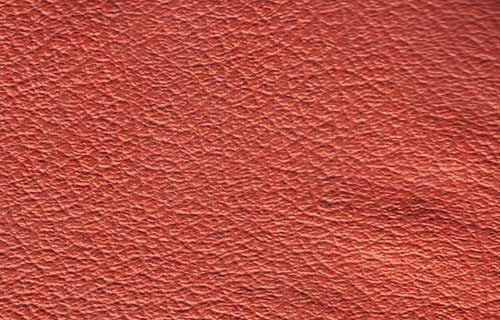
#> input picture leather-texture.png, 500 x 320 px
$ python 3-b.py
#> lines starting #> are read from the running program, lines starting #| are printed output that depends on the picture
import numpy as np
import cv2

leather = cv2.imread("leather-texture.png",0)
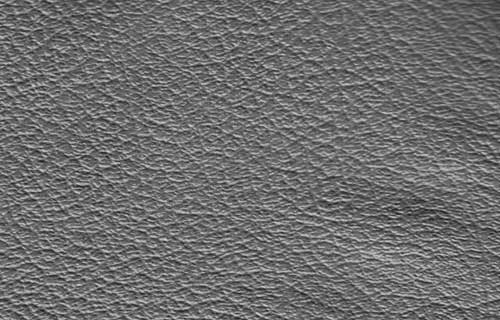
#> leather: shape (320, 500); min 23, max 219, mean 109.6
brick = cv2.imread("brick-texture.png",0)

new_mag_leather = np.zeros([320, 500, 2])
new_ang_leather = np.zeros([320, 500, 2])

new_mag_brick = np.zeros([183, 275, 2])
new_ang_brick = np.zeros([183, 275, 2])

cv2.imshow("Leather Texture", leather)
cv2.imshow("Brick Texture", brick)

dft_leather = cv2.dft(np.float64(leather),flags = cv2.DFT_COMPLEX_OUTPUT)
dft_brick = cv2.dft(np.float64(brick),flags = cv2.DFT_COMPLEX_OUTPUT)
#> dft_brick = [[nan, 0], [nan, 0], [nan, 0], [nan, 0]]

mag_leather, ang_leather = cv2.cartToPolar(dft_leather[:,:,0], dft_leather[:,:,1])
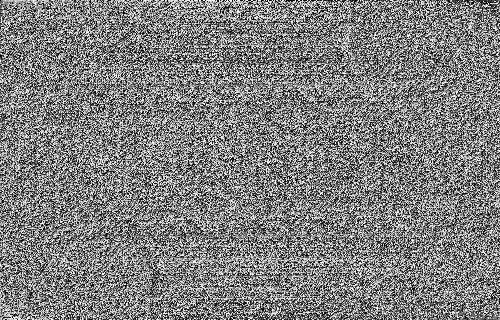
#> ang_leather: shape (320, 500) float64; min 0, max 6.28, mean 3.14; drawn with min black and max white
mag_brick, ang_brick = cv2.cartToPolar(dft_brick[:,:,0], dft_brick[:,:,1])
#> mag_brick = [nan, nan, nan, nan]; ang_brick = [nan, nan, nan, nan]

real_mag_leather, im_mag_leather = cv2.polarToCart(2*mag_leather, ang_leather)
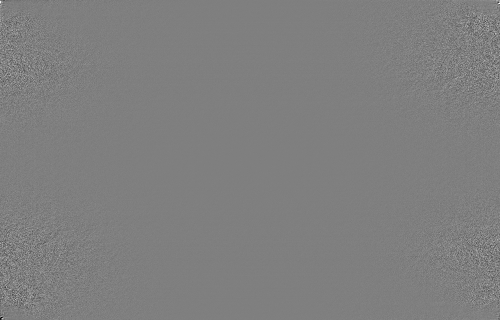
#> im_mag_leather: shape (320, 500) float64; min -411464.4, max 411464.4, mean 0; drawn with min black and max white
real_ang_leather, im_ang_leather = cv2.polarToCart(mag_leather, 2*ang_leather)

real_mag_brick, im_mag_brick = cv2.polarToCart(2*mag_brick, ang_brick)
#> real_mag_brick = [nan, nan, nan, nan]; im_mag_brick = [nan, nan, nan, nan]
real_ang_brick, im_ang_brick = cv2.polarToCart(mag_brick, 2*ang_brick)
#> real_ang_brick = [nan, nan, nan, nan]; im_ang_brick = [nan, nan, nan, nan]

new_mag_leather[:,:,0], new_mag_leather[:,:,1] = real_mag_leather, im_mag_leather
new_ang_leather[:,:,0], new_ang_leather[:,:,1] = real_ang_leather, im_ang_leather

#> (the run stopped early here; a loop or call above may not have finished)
